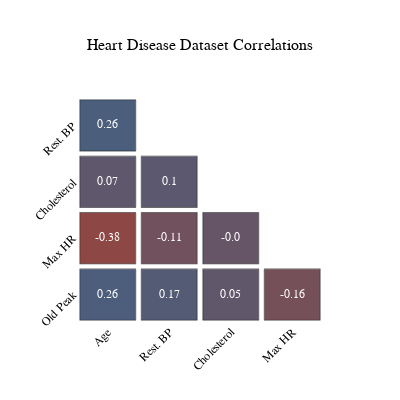

Notebook cell for this chart:
### Code cell
columns = numerical_columns
if "FastingBS" in columns:
    columns.remove("FastingBS")
fig = plot_correlation_triangle(df, columns = columns, labels = LABELS, #template = "simple_white",
    title = "Heart Disease Dataset Correlations", precision = 2,
    font = {'size': 12}, hover_font = {'size': 14}, width = 400, height = 400)
fig.update_layout(template = "presentation")
fig.show()
# print(fig.layout)

### Figure 1 — Plotly figure (JSON) as saved in the notebook; plotly's stock layout.template omitted (floating-point values rounded to 4 significant figures)
{"data": [{"hoverlabel": {"font": {"size": 14}}, "hovertemplate": "RestingBP<br>Age", "marker": {"color": "#4b5e7c", "size": 1000, "symbol": "square"}, "mode": "markers+text", "name": "0.26", "showlegend": false, "text": "0.26", "textfont": {"color": "#FFFFFF", "family": "Verdana, Helvetica, Verdana, Calibri, Garamond, Cambria, Arial", "size": 12}, "type": "scatter", "x": [0], "xaxis": "x", "y": [0], "yaxis": "y"}, {"hoverlabel": {"font": {"size": 14}}, "hovertemplate": "Cholesterol<br>Age", "marker": {"color": "#5f576c", "size": 1000, "symbol": "square"}, "mode": "markers+text", "name": "0.07", "showlegend": false, "text": "0.07", "textfont": {"color": "#FFFFFF", "family": "Verdana, Helvetica, Verdana, Calibri, Garamond, Cambria, Arial", "size": 12}, "type": "scatter", "x": [0], "xaxis": "x5", "y": [0], "yaxis": "y5"}, {"hoverlabel": {"font": {"size": 14}}, "hovertemplate": "Cholesterol<br>RestingBP", "marker": {"color": "#5c586f", "size": 1000, "symbol": "square"}, "mode": "markers+text", "name": "0.1", "showlegend": false, "text": "0.1", "textfont": {"color": "#FFFFFF", "family": "Verdana, Helvetica, Verdana, Calibri, Garamond, Cambria, Arial", "size": 12}, "type": "scatter", "x": [0], "xaxis": "x6", "y": [0], "yaxis": "y6"}, {"hoverlabel": {"font": {"size": 14}}, "hovertemplate": "MaxHR<br>Age", "marker": {"color": "#8d4845", "size": 1000, "symbol": "square"}, "mode": "markers+text", "name": "-0.38", "showlegend": false, "text": "-0.38", "textfont": {"color": "#FFFFFF", "family": "Verdana, Helvetica, Verdana, Calibri, Garamond, Cambria, Arial", "size": 12}, "type": "scatter", "x": [0], "xaxis": "x9", "y": [0], "yaxis": "y9"}, {"hoverlabel": {"font": {"size": 14}}, "hovertemplate": "MaxHR<br>RestingBP", "marker": {"color": "#71515d", "size": 1000, "symbol": "square"}, "mode": "markers+text", "name": "-0.11", "showlegend": false, "text": "-0.11", "textfont": {"color": "#FFFFFF", "family": "Verdana, Helvetica, Verdana, Calibri, Garamond, Cambria, Arial", "size": 12}, "type": "scatter", "x": [0], "xaxis": "x10", "y": [0], "yaxis": "y10"}, {"hoverlabel": {"font": {"size": 14}}, "hovertemplate": "MaxHR<br>Cholesterol", "marker": {"color": "#665566", "size": 1000, "symbol": "square"}, "mode": "markers+text", "name": "-0.0", "showlegend": false, "text": "-0.0", "textfont": {"color": "#FFFFFF", "family": "Verdana, Helvetica, Verdana, Calibri, Garamond, Cambria, Arial", "size": 12}, "type": "scatter", "x": [0], "xaxis": "x11", "y": [0], "yaxis": "y11"}, {"hoverlabel": {"font": {"size": 14}}, "hovertemplate": "OldPeak<br>Age", "marker": {"color": "#4c5e7c", "size": 1000, "symbol": "square"}, "mode": "markers+text", "name": "0.26", "showlegend": false, "text": "0.26", "textfont": {"color": "#FFFFFF", "family": "Verdana, Helvetica, Verdana, Calibri, Garamond, Cambria, Arial", "size": 12}, "type": "scatter", "x": [0], "xaxis": "x13", "y": [0], "yaxis": "y13"}, {"hoverlabel": {"font": {"size": 14}}, "hovertemplate": "OldPeak<br>RestingBP", "marker": {"color": "#545b75", "size": 1000, "symbol": "square"}, "mode": "markers+text", "name": "0.17", "showlegend": false, "text": "0.17", "textfont": {"color": "#FFFFFF", "family": "Verdana, Helvetica, Verdana, Calibri, Garamond, Cambria, Arial", "size": 12}, "type": "scatter", "x": [0], "xaxis": "x14", "y": [0], "yaxis": "y14"}, {"hoverlabel": {"font": {"size": 14}}, "hovertemplate": "OldPeak<br>Cholesterol", "marker": {"color": "#61576a", "size": 1000, "symbol": "square"}, "mode": "markers+text", "name": "0.05", "showlegend": false, "text": "0.05", "textfont": {"color": "#FFFFFF", "family": "Verdana, Helvetica, Verdana, Calibri, Garamond, Cambria, Arial", "size": 12}, "type": "scatter", "x": [0], "xaxis": "x15", "y": [0], "yaxis": "y15"}, {"hoverlabel": {"font": {"size": 14}}, "hovertemplate": "OldPeak<br>MaxHR", "marker": {"color": "#765058", "size": 1000, "symbol": "square"}, "mode": "markers+text", "name": "-0.16", "showlegend": false, "text": "-0.16", "textfont": {"color": "#FFFFFF", "family": "Verdana, Helvetica, Verdana, Calibri, Garamond, Cambria, Arial", "size": 12}, "type": "scatter", "x": [0], "xaxis": "x16", "y": [0], "yaxis": "y16"}], "layout": {"font": {"color": "#000000", "family": "Verdana, Helvetica, Verdana, Calibri, Garamond, Cambria, Arial", "size": 12}, "height": 400, "title": {"font": {"color": "#000000", "family": "Verdana, Helvetica, Verdana, Calibri, Garamond, Cambria, Arial", "size": 16}, "text": "Heart Disease Dataset Correlations", "x": 0.5, "xanchor": "center"}, "width": 400, "xaxis": {"anchor": "y", "domain": [0, 0.2313], "linecolor": "black", "linewidth": 0.5, "matches": "x13", "mirror": true, "range": [-1, 1], "showgrid": false, "showticklabels": false, "ticks": "", "zeroline": false}, "xaxis10": {"anchor": "y10", "domain": [0.2563, 0.4875], "linecolor": "black", "linewidth": 0.5, "matches": "x14", "mirror": true, "range": [-1, 1], "showgrid": false, "showticklabels": false, "ticks": "", "zeroline": false}, "xaxis11": {"anchor": "y11", "domain": [0.5125, 0.7438], "linecolor": "black", "linewidth": 0.5, "matches": "x15", "mirror": true, "range": [-1, 1], "showgrid": false, "showticklabels": false, "ticks": "", "zeroline": false}, "xaxis12": {"anchor": "y12", "domain": [0.7688, 1], "linecolor": "black", "linewidth": 0.5, "matches": "x16", "mirror": true, "range": [-1, 1], "showgrid": false, "showticklabels": false, "ticks": "", "zeroline": false}, "xaxis13": {"anchor": "y13", "domain": [0, 0.2313], "linecolor": "black", "linewidth": 0.5, "mirror": true, "range": [-1, 1], "showgrid": false, "tickangle": -45, "tickfont": {"color": "#000000", "family": "Verdana, Helvetica, Verdana, Calibri, Garamond, Cambria, Arial", "size": 12}, "tickmode": "array", "ticks": "", "ticktext": ["Age"], "tickvals": [0], "zeroline": false}, "xaxis14": {"anchor": "y14", "domain": [0.2563, 0.4875], "linecolor": "black", "linewidth": 0.5, "mirror": true, "range": [-1, 1], "showgrid": false, "tickangle": -45, "tickfont": {"color": "#000000", "family": "Verdana, Helvetica, Verdana, Calibri, Garamond, Cambria, Arial", "size": 12}, "tickmode": "array", "ticks": "", "ticktext": ["Rest. BP"], "tickvals": [0], "zeroline": false}, "xaxis15": {"anchor": "y15", "domain": [0.5125, 0.7438], "linecolor": "black", "linewidth": 0.5, "mirror": true, "range": [-1, 1], "showgrid": false, "tickangle": -45, "tickfont": {"color": "#000000", "family": "Verdana, Helvetica, Verdana, Calibri, Garamond, Cambria, Arial", "size": 12}, "tickmode": "array", "ticks": "", "ticktext": ["Cholesterol"], "tickvals": [0], "zeroline": false}, "xaxis16": {"anchor": "y16", "domain": [0.7688, 1], "linecolor": "black", "linewidth": 0.5, "mirror": true, "range": [-1, 1], "showgrid": false, "tickangle": -45, "tickfont": {"color": "#000000", "family": "Verdana, Helvetica, Verdana, Calibri, Garamond, Cambria, Arial", "size": 12}, "tickmode": "array", "ticks": "", "ticktext": ["Max HR"], "tickvals": [0], "zeroline": false}, "xaxis2": {"anchor": "y2", "domain": [0.2563, 0.4875], "linecolor": "black", "linewidth": 0.5, "matches": "x14", "mirror": true, "range": [-1, 1], "showgrid": false, "showticklabels": false, "ticks": "", "zeroline": false}, "xaxis3": {"anchor": "y3", "domain": [0.5125, 0.7438], "linecolor": "black", "linewidth": 0.5, "matches": "x15", "mirror": true, "range": [-1, 1], "showgrid": false, "showticklabels": false, "ticks": "", "zeroline": false}, "xaxis4": {"anchor": "y4", "domain": [0.7688, 1], "linecolor": "black", "linewidth": 0.5, "matches": "x16", "mirror": true, "range": [-1, 1], "showgrid": false, "showticklabels": false, "ticks": "", "zeroline": false}, "xaxis5": {"anchor": "y5", "domain": [0, 0.2313], "linecolor": "black", "linewidth": 0.5, "matches": "x13", "mirror": true, "range": [-1, 1], "showgrid": false, "showticklabels": false, "ticks": "", "zeroline": false}, "xaxis6": {"anchor": "y6", "domain": [0.2563, 0.4875], "linecolor": "black", "linewidth": 0.5, "matches": "x14", "mirror": true, "range": [-1, 1], "showgrid": false, "showticklabels": false, "ticks": "", "zeroline": false}, "xaxis7": {"anchor": "y7", "domain": [0.5125, 0.7438], "linecolor": "black", "linewidth": 0.5, "matches": "x15", "mirror": true, "range": [-1, 1], "showgrid": false, "showticklabels": false, "ticks": "", "zeroline": false}, "xaxis8": {"anchor": "y8", "domain": [0.7688, 1], "linecolor": "black", "linewidth": 0.5, "matches": "x16", "mirror": true, "range": [-1, 1], "showgrid": false, "showticklabels": false, "ticks": "", "zeroline": false}, "xaxis9": {"anchor": "y9", "domain": [0, 0.2313], "linecolor": "black", "linewidth": 0.5, "matches": "x13", "mirror": true, "range": [-1, 1], "showgrid": false, "showticklabels": false, "ticks": "", "zeroline": false}, "yaxis": {"anchor": "x", "domain": [0.7688, 1], "linecolor": "black", "linewidth": 0.5, "mirror": true, "range": [-1, 1], "showgrid": false, "tickangle": -45, "tickfont": {"color": "#000000", "family": "Verdana, Helvetica, Verdana, Calibri, Garamond, Cambria, Arial", "size": 12}, "tickmode": "array", "ticks": "", "ticktext": ["Rest. BP  "], "tickvals": [0.2], "zeroline": false}, "yaxis10": {"anchor": "x10", "domain": [0.2563, 0.4875], "linecolor": "black", "linewidth": 0.5, "matches": "y9", "mirror": true, "range": [-1, 1], "showgrid": false, "showticklabels": false, "ticks": "", "zeroline": false}, "yaxis11": {"anchor": "x11", "domain": [0.2563, 0.4875], "linecolor": "black", "linewidth": 0.5, "matches": "y9", "mirror": true, "range": [-1, 1], "showgrid": false, "showticklabels": false, "ticks": "", "zeroline": false}, "yaxis12": {"anchor": "x12", "domain": [0.2563, 0.4875], "linecolor": "black", "linewidth": 0.5, "matches": "y9", "mirror": true, "range": [-1, 1], "showgrid": false, "showticklabels": false, "ticks": "", "zeroline": false}, "yaxis13": {"anchor": "x13", "domain": [0, 0.2313], "linecolor": "black", "linewidth": 0.5, "mirror": true, "range": [-1, 1], "showgrid": false, "tickangle": -45, "tickfont": {"color": "#000000", "family": "Verdana, Helvetica, Verdana, Calibri, Garamond, Cambria, Arial", "size": 12}, "tickmode": "array", "ticks": "", "ticktext": ["Old Peak  "], "tickvals": [0.2], "zeroline": false}, "yaxis14": {"anchor": "x14", "domain": [0, 0.2313], "linecolor": "black", "linewidth": 0.5, "matches": "y13", "mirror": true, "range": [-1, 1], "showgrid": false, "showticklabels": false, "ticks": "", "zeroline": false}, "yaxis15": {"anchor": "x15", "domain": [0, 0.2313], "linecolor": "black", "linewidth": 0.5, "matches": "y13", "mirror": true, "range": [-1, 1], "showgrid": false, "showticklabels": false, "ticks": "", "zeroline": false}, "yaxis16": {"anchor": "x16", "domain": [0, 0.2313], "linecolor": "black", "linewidth": 0.5, "matches": "y13", "mirror": true, "range": [-1, 1], "showgrid": false, "showticklabels": false, "ticks": "", "zeroline": false}, "yaxis2": {"anchor": "x2", "domain": [0.7688, 1], "linecolor": "black", "linewidth": 0.5, "matches": "y", "mirror": true, "range": [-1, 1], "showgrid": false, "showticklabels": false, "ticks": "", "zeroline": false}, "yaxis3": {"anchor": "x3", "domain": [0.7688, 1], "linecolor": "black", "linewidth": 0.5, "matches": "y", "mirror": true, "range": [-1, 1], "showgrid": false, "showticklabels": false, "ticks": "", "zeroline": false}, "yaxis4": {"anchor": "x4", "domain": [0.7688, 1], "linecolor": "black", "linewidth": 0.5, "matches": "y", "mirror": true, "range": [-1, 1], "showgrid": false, "showticklabels": false, "ticks": "", "zeroline": false}, "yaxis5": {"anchor": "x5", "domain": [0.5125, 0.7438], "linecolor": "black", "linewidth": 0.5, "mirror": true, "range": [-1, 1], "showgrid": false, "tickangle": -45, "tickfont": {"color": "#000000", "family": "Verdana, Helvetica, Verdana, Calibri, Garamond, Cambria, Arial", "size": 12}, "tickmode": "array", "ticks": "", "ticktext": ["Cholesterol  "], "tickvals": [0.2], "zeroline": false}, "yaxis6": {"anchor": "x6", "domain": [0.5125, 0.7438], "linecolor": "black", "linewidth": 0.5, "matches": "y5", "mirror": true, "range": [-1, 1], "showgrid": false, "showticklabels": false, "ticks": "", "zeroline": false}, "yaxis7": {"anchor": "x7", "domain": [0.5125, 0.7438], "linecolor": "black", "linewidth": 0.5, "matches": "y5", "mirror": true, "range": [-1, 1], "showgrid": false, "showticklabels": false, "ticks": "", "zeroline": false}, "yaxis8": {"anchor": "x8", "domain": [0.5125, 0.7438], "linecolor": "black", "linewidth": 0.5, "matches": "y5", "mirror": true, "range": [-1, 1], "showgrid": false, "showticklabels": false, "ticks": "", "zeroline": false}, "yaxis9": {"anchor": "x9", "domain": [0.2563, 0.4875], "linecolor": "black", "linewidth": 0.5, "mirror": true, "range": [-1, 1], "showgrid": false, "tickangle": -45, "tickfont": {"color": "#000000", "family": "Verdana, Helvetica, Verdana, Calibri, Garamond, Cambria, Arial", "size": 12}, "tickmode": "array", "ticks": "", "ticktext": ["Max HR  "], "tickvals": [0.2], "zeroline": false}}}
